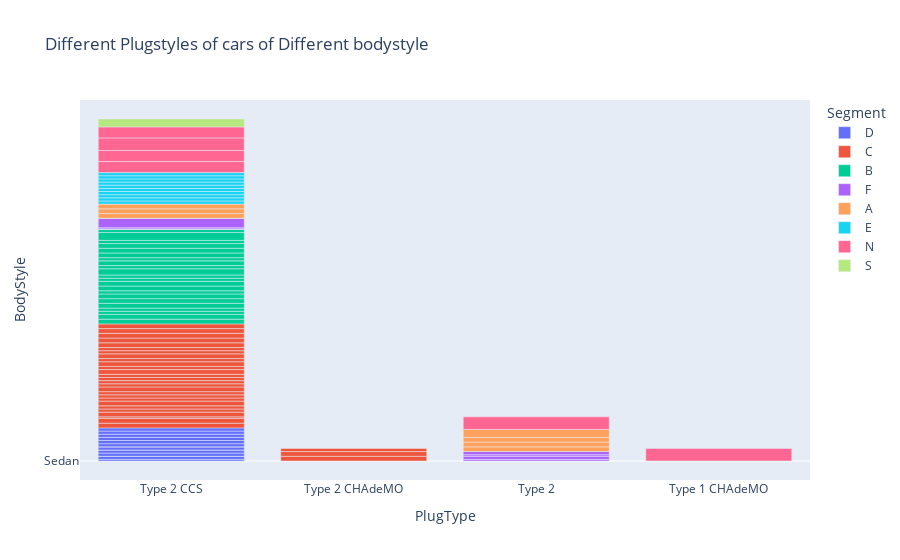

Here is the notebook cell this chart was saved with:
### Code cell
fig = px.bar(ds,x="PlugType", y= "BodyStyle", color="Segment", title="Different Plugstyles of cars of Different bodystyle")
fig.show()

### Figure 1 — Plotly figure (JSON) as saved in the notebook; plotly's stock layout.template omitted (floating-point values rounded to 4 significant figures)
{"data": [{"alignmentgroup": "True", "hovertemplate": "Segment=D<br>PlugType=%{x}<br>BodyStyle=%{y}<extra></extra>", "legendgroup": "D", "marker": {"color": "#636efa", "pattern": {"shape": ""}}, "name": "D", "offsetgroup": "D", "orientation": "v", "showlegend": true, "textposition": "auto", "type": "bar", "x": ["Type 2 CCS", "Type 2 CCS", "Type 2 CCS", "Type 2 CCS", "Type 2 CCS", "Type 2 CCS", "Type 2 CCS", "Type 2 CCS", "Type 2 CCS", "Type 2 CCS", "Type 2 CCS", "Type 2 CCS", "Type 2 CCS", "Type 2 CCS", "Type 2 CCS"], "xaxis": "x", "y": ["Sedan", "Liftback", "SUV", "Sedan", "SUV", "SUV", "Sedan", "SUV", "Sedan", "SUV", "SUV", "SUV", "SUV", "SUV", "SUV"], "yaxis": "y"}, {"alignmentgroup": "True", "hovertemplate": "Segment=C<br>PlugType=%{x}<br>BodyStyle=%{y}<extra></extra>", "legendgroup": "C", "marker": {"color": "#EF553B", "pattern": {"shape": ""}}, "name": "C", "offsetgroup": "C", "orientation": "v", "showlegend": true, "textposition": "auto", "type": "bar", "x": ["Type 2 CCS", "Type 2 CCS", "Type 2 CHAdeMO", "Type 2 CCS", "Type 2 CCS", "Type 2 CCS", "Type 2 CCS", "Type 2 CCS", "Type 2 CCS", "Type 2 CCS", "Type 2 CCS", "Type 2 CHAdeMO", "Type 2 CHAdeMO", "Type 2 CCS", "Type 2 CCS", "Type 2 CCS", "Type 2 CCS", "Type 2 CCS", "Type 2 CCS", "Type 2 CCS", "Type 2 CCS", "Type 2 CCS", "Type 2 CCS", "Type 2 CCS", "Type 2 CCS", "Type 2 CCS", "Type 2 CCS", "Type 2 CCS", "Type 2 CCS", "Type 2 CCS"], "xaxis": "x", "y": ["Hatchback", "Hatchback", "Hatchback", "Liftback", "Hatchback", "SUV", "SUV", "Hatchback", "SUV", "SUV", "SUV", "Hatchback", "SUV", "Hatchback", "SUV", "SUV", "SUV", "SUV", "Hatchback", "SUV", "Hatchback", "SUV", "Hatchback", "SUV", "SUV", "Hatchback", "Hatchback", "Hatchback", "Hatchback", "Hatchback"], "yaxis": "y"}, {"alignmentgroup": "True", "hovertemplate": "Segment=B<br>PlugType=%{x}<br>BodyStyle=%{y}<extra></extra>", "legendgroup": "B", "marker": {"color": "#00cc96", "pattern": {"shape": ""}}, "name": "B", "offsetgroup": "B", "orientation": "v", "showlegend": true, "textposition": "auto", "type": "bar", "x": ["Type 2 CCS", "Type 2 CCS", "Type 2 CCS", "Type 2 CCS", "Type 2 CCS", "Type 2 CCS", "Type 2 CCS", "Type 2 CCS", "Type 2 CCS", "Type 2 CCS", "Type 2 CCS", "Type 2 CCS", "Type 2 CCS", "Type 2 CCS", "Type 2 CCS", "Type 2 CCS", "Type 2 CCS", "Type 2 CCS", "Type 2 CCS", "Type 2 CCS", "Type 2 CCS", "Type 2 CCS"], "xaxis": "x", "y": ["Hatchback", "Hatchback", "SUV", "SUV", "Hatchback", "Hatchback", "Hatchback", "SUV", "Hatchback", "Hatchback", "SUV", "SUV", "MPV", "SUV", "Hatchback", "SUV", "Hatchback", "Hatchback", "Hatchback", "SUV", "Cabrio", "SUV"], "yaxis": "y"}, {"alignmentgroup": "True", "hovertemplate": "Segment=F<br>PlugType=%{x}<br>BodyStyle=%{y}<extra></extra>", "legendgroup": "F", "marker": {"color": "#ab63fa", "pattern": {"shape": ""}}, "name": "F", "offsetgroup": "F", "orientation": "v", "showlegend": true, "textposition": "auto", "type": "bar", "x": ["Type 2 CCS", "Type 2 CCS", "Type 2 CCS", "Type 2", "Type 2 CCS", "Type 2 CCS", "Type 2", "Type 2", "Type 2 CCS", "Type 2 CCS", "Type 2 CCS", "Type 2"], "xaxis": "x", "y": ["Sedan", "Sedan", "Sedan", "Liftback", "Sedan", "Liftback", "SUV", "Liftback", "Sedan", "Station", "Sedan", "SUV"], "yaxis": "y"}, {"alignmentgroup": "True", "hovertemplate": "Segment=A<br>PlugType=%{x}<br>BodyStyle=%{y}<extra></extra>", "legendgroup": "A", "marker": {"color": "#FFA15A", "pattern": {"shape": ""}}, "name": "A", "offsetgroup": "A", "orientation": "v", "showlegend": true, "textposition": "auto", "type": "bar", "x": ["Type 2 CCS", "Type 2 CCS", "Type 2 CCS", "Type 2", "Type 2", "Type 2", "Type 2"], "xaxis": "x", "y": ["Hatchback", "Hatchback", "Hatchback", "Hatchback", "Hatchback", "Hatchback", "Cabrio"], "yaxis": "y"}, {"alignmentgroup": "True", "hovertemplate": "Segment=E<br>PlugType=%{x}<br>BodyStyle=%{y}<extra></extra>", "legendgroup": "E", "marker": {"color": "#19d3f3", "pattern": {"shape": ""}}, "name": "E", "offsetgroup": "E", "orientation": "v", "showlegend": true, "textposition": "auto", "type": "bar", "x": ["Type 2 CCS", "Type 2 CCS", "Type 2 CCS", "Type 2 CCS", "Type 2 CCS", "Type 2 CCS", "Type 2 CCS", "Type 2 CCS", "Type 2 CCS", "Type 2 CCS"], "xaxis": "x", "y": ["SUV", "SUV", "SUV", "SUV", "SUV", "SUV", "SUV", "SUV", "SUV", "SUV"], "yaxis": "y"}, {"alignmentgroup": "True", "hovertemplate": "Segment=N<br>PlugType=%{x}<br>BodyStyle=%{y}<extra></extra>", "legendgroup": "N", "marker": {"color": "#FF6692", "pattern": {"shape": ""}}, "name": "N", "offsetgroup": "N", "orientation": "v", "showlegend": true, "textposition": "auto", "type": "bar", "x": ["Type 2 CCS", "Type 1 CHAdeMO", "Type 2 CCS", "Type 2", "Type 2 CCS", "Type 2 CCS"], "xaxis": "x", "y": ["Pickup", "SPV", "Pickup", "SPV", "SPV", "Pickup"], "yaxis": "y"}, {"alignmentgroup": "True", "hovertemplate": "Segment=S<br>PlugType=%{x}<br>BodyStyle=%{y}<extra></extra>", "legendgroup": "S", "marker": {"color": "#B6E880", "pattern": {"shape": ""}}, "name": "S", "offsetgroup": "S", "orientation": "v", "showlegend": true, "textposition": "auto", "type": "bar", "x": ["Type 2 CCS"], "xaxis": "x", "y": ["Cabrio"], "yaxis": "y"}], "layout": {"barmode": "relative", "legend": {"title": {"text": "Segment"}, "tracegroupgap": 0}, "title": {"text": "Different Plugstyles of cars of Different bodystyle"}, "xaxis": {"anchor": "y", "domain": [0, 1], "title": {"text": "PlugType"}}, "yaxis": {"anchor": "x", "domain": [0, 1], "title": {"text": "BodyStyle"}}}}
